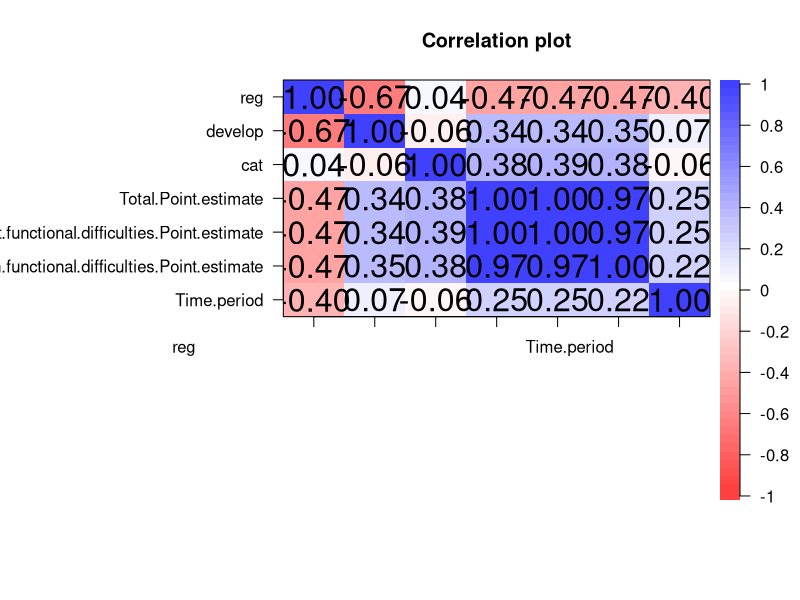
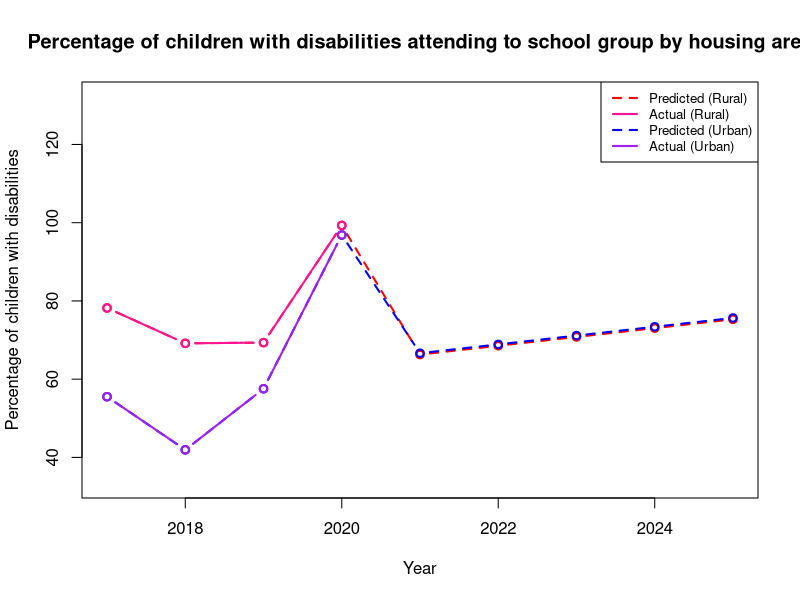
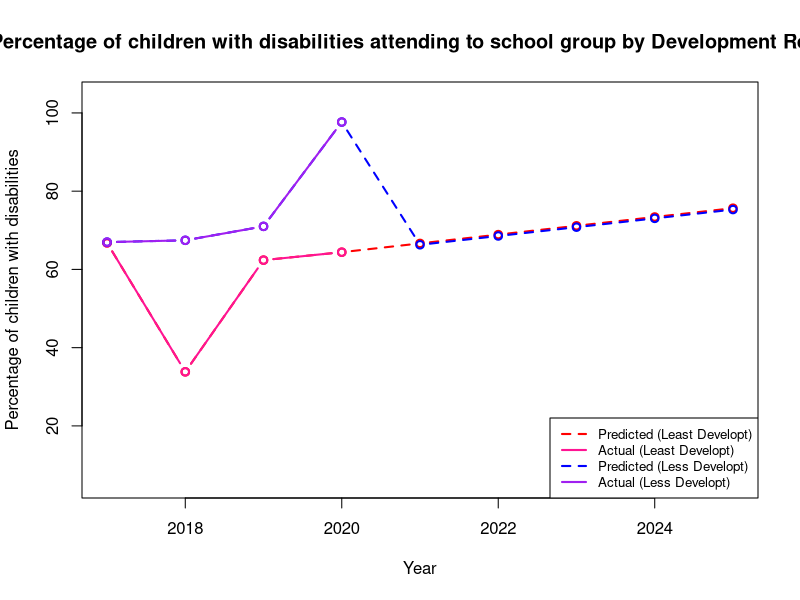

These charts were generated, in order, by the following R code:
library(psych)
library(caret)
library(dplyr)
library(car)
library(Metrics)

comp=read.csv("Completion/CompletionRate.csv")
dt2=subset(comp,select = c(reg,develop,cat,
                           Total.Point.estimate,Children.without.functional.difficulties.Point.estimate,
                           Children.with.functional.difficulties.Point.estimate,Time.period))
corPlot(cor(dt2))

set.seed(4)

model=lm(Children.with.functional.difficulties.Point.estimate~.,data = dt2)

#require regression for tpe
dt2_tpe=subset(dt2,select = -c(Children.without.functional.difficulties.Point.estimate,Children.with.functional.difficulties.Point.estimate))
model_tpe=lm(Total.Point.estimate~.,data = dt2_tpe)
dt_cthout=subset(dt2,select = -c(Children.with.functional.difficulties.Point.estimate))
model_cthout=lm(Children.without.functional.difficulties.Point.estimate~.,data=dt_cthout)

#create prediction of comp
insertYear=function(opt,col){
  a=b=c=d=k=0
  e=f=g=h=0
  
  for(k in 1:nrow(dt2)){
    if(dt2[k,col]==opt){
      if(dt2[k,]$Time.period==2017){
        a=a+dt2[k,]$Children.with.functional.difficulties.Point.estimate
        e=e+1
      }
      else if(dt2[k,]$Time.period==2018){
        b=b+dt2[k,]$Children.with.functional.difficulties.Point.estimate
        f=f+1
      }
      else if(dt2[k,]$Time.period==2019){
        c=c+dt2[k,]$Children.with.functional.difficulties.Point.estimate
        g=g+1
      }
      else{
        d=d+dt2[k,]$Children.with.functional.difficulties.Point.estimate
        h=h+1
      }
    }
  }
  a=a/e
  b=b/f
  c=c/g
  d=d/h
  data.frame(
    year=c(2017:2020),
    disabled=c(a,b,c,d)
  )
}

future=function(z,y,opt,col){
  i=0
  j=0
  #set how many year to predict
  year=y=5
  
  for(j in 1:year){
    pred=0
    len=nrow(filter(dt2,dt2[,col] == opt))
    for(i in 1:len) {
      #predict for each row
      re=dt2[i,]$reg
      dv=dt2[i,]$develop
      house=dt2[i,]$cat
      
      #set year to predict
      t=z[nrow(z),]$year+1
      
      #set total estimate
      d0=data.frame(reg=re,develop=dv,cat=house,Time.period=t,interval = "confidence")
      tpe=as.double(predict(model_tpe,d0))
      
      #set cthout
      d1=data.frame(reg=re,develop=dv,cat=house,Total.Point.estimate=tpe,Time.period=t,interval = "confidence")
      cthout=as.double(predict(model_cthout,d1))
      
      newdata=data.frame(reg=re,
                         develop=dv,
                         cat=house,
                         Total.Point.estimate=tpe,
                         Children.without.functional.difficulties.Point.estimate=cthout,
                         Time.period = t, interval = "confidence")
      pred=pred+as.double(predict(model,newdata))
    }
    meanPred=pred/len
    #create data frame
    newPred=data.frame(
      year=z[nrow(z),]$year+1,
      disabled=meanPred
    )
    #insert to yearPred
    z[nrow(z) + 1,]=newPred
  }
  z
}
#predict based on housing area
yearPred_R=insertYear(1,3)
yearPred_U=insertYear(2,3)

yearPred_R<-data.frame(future(yearPred_R,5,1,3))
yearPred_U<-data.frame(future(yearPred_U,5,2,3))

plot(yearPred_U$year, yearPred_U$disabled, col="red",type = "b", lty = 2, asp = 0.05, lwd=2,
     main = "Percentage of children with disabilities attending to school group by housing area", xlab="Year",ylab="Percentage of children with disabilities")
lines(yearPred_U[1:4,]$year, yearPred_U[1:4,]$disabled, col="deeppink",type = "b", lty = 1,lwd=2)

lines(yearPred_R$year, yearPred_R$disabled, col="blue",type = "b", lty = 2,lwd=2)
lines(yearPred_R[1:4,]$year, yearPred_R[1:4,]$disabled, col="purple",type = "b", lty = 1,lwd=2)

legend("topright", legend=c("Predicted (Rural)", "Actual (Rural)","Predicted (Urban)", "Actual (Urban)"),
       col=c("red", "deeppink","blue","purple"), lty = 2:1, cex=0.8,lwd=2)


yearPred_D1=insertYear(1,2)
yearPred_D2=insertYear(2,2)
yearPred_D3=insertYear(3,2)

#D1 has null value, predict for null value
pred=0
for(i in 1:nrow(filter(dt2,dt2[,2] == 1))) {
  #predict for each row
  re=dt2[i,]$reg
  dv=dt2[i,]$develop
  house=dt2[i,]$cat
  
  #set year to predict
  t=2020
  
  #set total estimate
  d0=data.frame(reg=re,develop=dv,cat=house,Time.period=t,interval = "confidence")
  tpe=as.double(predict(model_tpe,d0))
  
  #set cthout
  d1=data.frame(reg=re,develop=dv,cat=house,Total.Point.estimate=tpe,Time.period=t,interval = "confidence")
  cthout=as.double(predict(model_cthout,d1))
  
  newdata=data.frame(reg=re,
                     develop=dv,
                     cat=house,
                     Total.Point.estimate=tpe,
                     Children.without.functional.difficulties.Point.estimate=cthout,
                     Time.period = t, interval = "confidence")
  
  pred=pred+as.double(predict(model,newdata))
}
meanPred=pred/nrow(filter(dt2,dt2[,2] == 1))

yearPred_D1[4,2]=meanPred

#D3 has no values, predict for all

# for(j in 1:(nrow(yearPred_D3)+y)){
#   pred=0
#   for(i in 1:nrow(dt2)) {
#     #predict for each row
#     re=dt2[i,]$reg
#     dv=3
#     house=dt2[i,]$cat
#     
#     #set year to predict
#     t=2016+j
#     
#     #set total estimate
#     d0=data.frame(reg=re,develop=dv,cat=house,Time.period=t,interval = "confidence")
#     tpe=as.double(predict(model_tpe,d0))
#     
#     #set cthout
#     d1=data.frame(reg=re,develop=dv,cat=house,Total.Point.estimate=tpe,Time.period=t,interval = "confidence")
#     cthout=as.double(predict(model_cthout,d1))
#     
#     newdata=data.frame(reg=re,
#                        develop=dv,
#                        cat=house,
#                        Total.Point.estimate=tpe,
#                        Children.without.functional.difficulties.Point.estimate=cthout,
#                        Time.period = t, interval = "confidence")
#     
#     pred=pred+as.double(predict(model,newdata))
#   }
#   meanPred=pred/nrow(dt2)
#   
#   if(j<=4)
#     yearPred_D3[j,2]=meanPred
#   else
#     yearPred_D3[j,]=data.frame(year=t,disabled=meanPred)
# }

yearPred_D1<-data.frame(future(yearPred_D1,5,1,2))
yearPred_D2<-data.frame(future(yearPred_D2,5,2,2))

plot(yearPred_D1$year, yearPred_D1$disabled, col="red",type = "b", lty = 2, asp = 0.05, lwd=2,
     main = "Percentage of children with disabilities attending to school group by Development Region", xlab="Year",ylab="Percentage of children with disabilities")
lines(yearPred_D1[1:4,]$year, yearPred_D1[1:4,]$disabled, col="deeppink",type = "b", lty = 1,lwd=2)

lines(yearPred_D2$year, yearPred_D2$disabled, col="blue",type = "b", lty = 2,lwd=2)
lines(yearPred_D2[1:4,]$year, yearPred_D2[1:4,]$disabled, col="purple",type = "b", lty = 1,lwd=2)

# lines(yearPred_D3$year, yearPred_D3$disabled, col="green",type = "b", lty = 2,lwd=2)
# lines(yearPred_D3[1:4,]$year, yearPred_D3[1:4,]$disabled, col="dark green",type = "b", lty = 1,lwd=2)

legend("bottomright", legend=c("Predicted (Least Developt)", "Actual (Least Developt)","Predicted (Less Developt)", "Actual (Less Developt)"),
       col=c("red", "deeppink","blue","purple"), lty = 2:1, cex=0.8,lwd=2)
